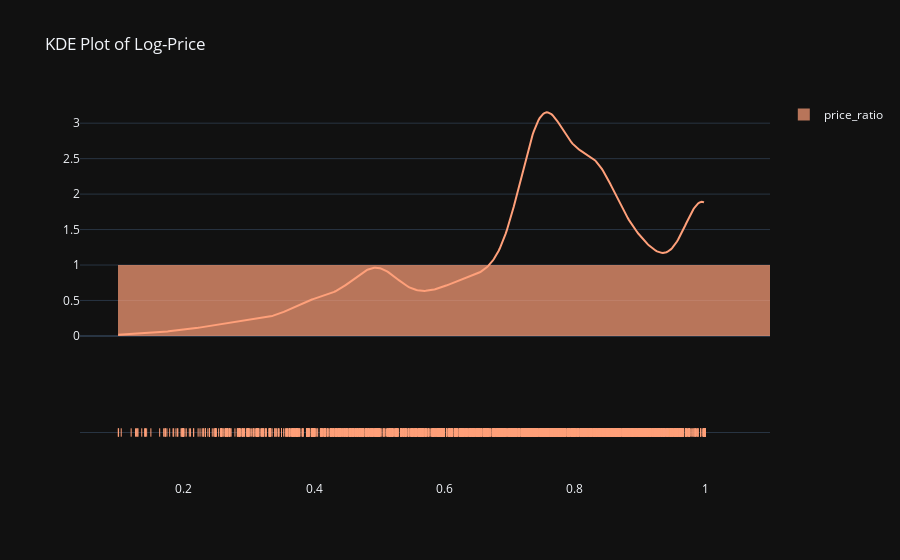

Source (notebook cell):
### Code cell
# KDE for price
ff_fig = ff.create_distplot([df['price_ratio']], group_labels=['price_ratio'], colors=['#FFA07A'], show_hist=True)
ff_fig.update_layout(title="KDE Plot of Log-Price", template='plotly_dark')
ff_fig.show()

### Figure 1 — Plotly figure (JSON) as saved in the notebook; plotly's stock layout.template omitted (floating-point values rounded to 4 significant figures; data arrays with more than 128 entries replaced by an {"elided": "..."} marker saying what was removed)
{"data": [{"autobinx": false, "histnorm": "probability density", "legendgroup": "price_ratio", "marker": {"color": "#FFA07A"}, "name": "price_ratio", "opacity": 0.7, "type": "histogram", "x": {"elided": "6729 float values"}, "xaxis": "x", "xbins": {"end": 1, "size": 1, "start": 0.0995}, "yaxis": "y"}, {"legendgroup": "price_ratio", "marker": {"color": "#FFA07A"}, "mode": "lines", "name": "price_ratio", "showlegend": false, "type": "scatter", "x": {"elided": "500 float values"}, "xaxis": "x", "y": {"elided": "500 float values"}, "yaxis": "y"}, {"legendgroup": "price_ratio", "marker": {"color": "#FFA07A", "symbol": "line-ns-open"}, "mode": "markers", "name": "price_ratio", "showlegend": false, "type": "scatter", "x": {"elided": "6729 float values"}, "xaxis": "x", "y": {"elided": "6729 str values"}, "yaxis": "y2"}], "layout": {"barmode": "overlay", "hovermode": "closest", "legend": {"traceorder": "reversed"}, "title": {"text": "KDE Plot of Log-Price"}, "xaxis": {"anchor": "y2", "domain": [0, 1], "zeroline": false}, "yaxis": {"anchor": "free", "domain": [0.35, 1], "position": 0}, "yaxis2": {"anchor": "x", "domain": [0, 0.25], "dtick": 1, "showticklabels": false}}}
